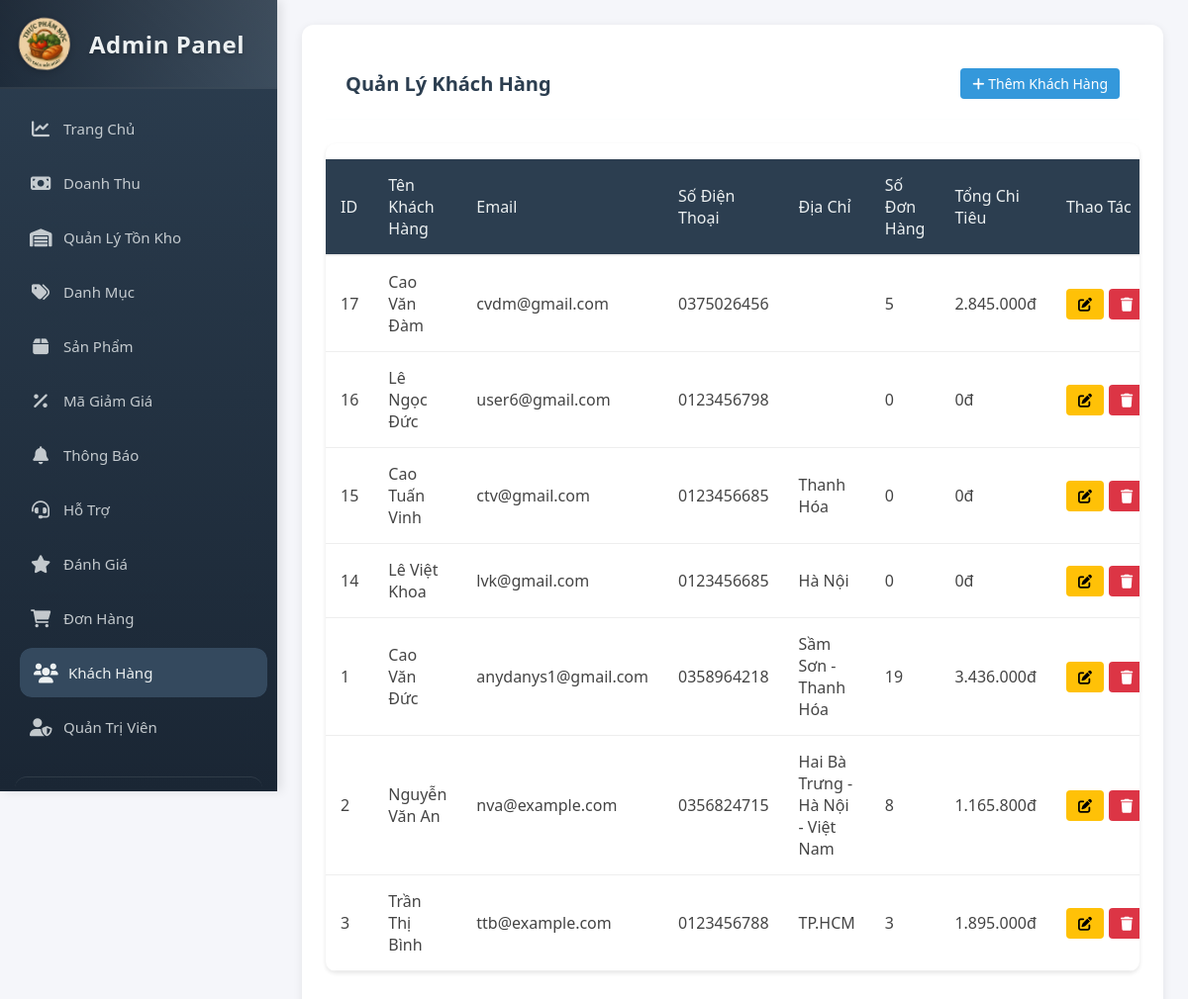
The page /admin/customers.php (signed in) on the database its author committed.
### tables this page shows
CREATE TABLE `customers` (
  `customer_id` int(11) NOT NULL AUTO_INCREMENT,
  `username` varchar(50) NOT NULL,
  `password` varchar(255) NOT NULL,
  `name` varchar(255) NOT NULL,
  `email` varchar(255) NOT NULL,
  `phone_number` varchar(20) DEFAULT NULL,
  `address` text DEFAULT NULL,
  `created_at` timestamp NOT NULL DEFAULT current_timestamp(),
  `updated_at` timestamp NOT NULL DEFAULT current_timestamp() ON UPDATE current_timestamp(),
  PRIMARY KEY (`customer_id`),
  UNIQUE KEY `username` (`username`),
  UNIQUE KEY `email` (`email`)
);

### admin/customers.php (the view, shortened to what this page needs)
<?php
$items_per_page = 10;
$current_page = isset($_GET['page']) ? (int)$_GET['page'] : 1;
$offset = ($current_page - 1) * $items_per_page;
$conn = getDBConnection();
$query = "SELECT c.*,
          (SELECT COUNT(*) FROM orders o WHERE o.customer_id = c.customer_id) as order_count,
          (SELECT SUM(total_amount) FROM orders o WHERE o.customer_id = c.customer_id) as total_spent
          FROM customers c
          ORDER BY c.created_at DESC
          LIMIT $offset, $items_per_page";
$customers = $conn->query($query);
?>
<!DOCTYPE html>
<html lang="vi">
<head>
    <link rel="stylesheet" href="assets/css/admin-style.css">
    <link rel="stylesheet" href="https://cdnjs.cloudflare.com/ajax/libs/font-awesome/6.0.0/css/all.min.css">
</head>
<body>
    <div class="admin-container">
        <?php include 'sidebar.php'; ?>
        <main class="main-content">
            <div class="card">
                <div class="card-header">
                    <h2 class="card-title">Quản Lý Khách Hàng</h2>
                    <button class="btn btn-primary" onclick="showAddForm()">
                        <i class="fas fa-plus"></i> Thêm Khách Hàng
                    </button>
                </div>
                <div class="table-container">
                    <table>
                        <thead>
                            <tr>
                                <th>ID</th>
                                <th>Tên Khách Hàng</th>
                                <th>Email</th>
                                <th>Số Điện Thoại</th>
                                <th>Địa Chỉ</th>
                                <th>Số Đơn Hàng</th>
                                <th>Tổng Chi Tiêu</th>
                                <th>Thao Tác</th>
                            </tr>
                        </thead>
                        <tbody>
                    <?php while ($customer = $customers->fetch_assoc()): ?>
                                <tr>
                                    <td><?php echo $customer['customer_id']; ?></td>
                                    <td><?php echo $customer['name']; ?></td>
                                    <td><?php echo $customer['email']; ?></td>
                                    <td><?php echo $customer['phone_number']; ?></td>
                                    <td><?php echo $customer['address']; ?></td>
                                    <td><?php echo $customer['order_count']; ?></td>
                                    <td><?php echo number_format($customer['total_spent'] ?? 0, 0, ',', '.') . 'đ'; ?></td>
                                    <td>
                                        <div class="btn-group">
                                            <button class="btn btn-warning" onclick="showEditForm(<?php echo htmlspecialchars(json_encode($customer)); ?>)">
                                        <i class="fas fa-edit"></i>
                                    </button>
                                            <button class="btn btn-danger" onclick="confirmDelete(<?php echo $customer['customer_id']; ?>)">
                                        <i class="fas fa-trash"></i>
                                    </button>
                                </div>
                                    </td>
                                </tr>
                            <?php endwhile; ?>
                        </tbody>
                    </table>
                </div>
            </div>
        </main>
    </div>
</body>
</html>

### admin/assets/css/admin-style.css (style rules this page uses)
:root { --primary-color: #2c3e50; --secondary-color: #34495e; --accent-color: #3498db; --success-color: #2ecc71; --danger-color: #e74c3c; --warning-color: #f1c40f; --text-color: #2c3e50; --light-bg: #f5f6fa; --white: #ffffff; --shadow: 0 2px 4px rgba(0,0,0,0.1); }
* { margin: 0; padding: 0; box-sizing: border-box; font-family: 'Segoe UI', Tahoma, Geneva, Verdana, sans-serif; }
body { background-color: var(--light-bg); color: var(--text-color); }
.admin-container { display: flex; min-height: 100vh; }
.main-content { flex: 1; padding: 2rem; margin-left: 250px; }
.card { background: var(--white); border-radius: 10px; padding: 1.5rem; margin-bottom: 1.5rem; box-shadow: var(--shadow); }
.card-header { display: flex; justify-content: space-between; align-items: center; margin-bottom: 1.5rem; }
.card-title { font-size: 1.25rem; color: var(--primary-color); }
.table-container { overflow-x: auto; }
table { width: 100%; border-collapse: collapse; margin: 1rem 0; }
th, td { padding: 1rem; text-align: left; border-bottom: 1px solid #ddd; }
th { background-color: var(--primary-color); color: var(--white); }
.btn { padding: 0.75rem 1.5rem; border: none; border-radius: 5px; cursor: pointer; font-size: 1rem; transition: all 0.3s ease; }
.btn-primary { background-color: var(--accent-color); color: var(--white); }
.btn-danger { background-color: var(--danger-color); color: var(--white); }
.btn-warning { background-color: var(--warning-color); color: var(--text-color); }

### admin/assets/css/admin-sidebar.css (style rules this page uses)
:root { --primary-color: #2c3e50; --primary-light: #3c526d; --primary-dark: #1a2634; --secondary-color: #34495e; --accent-color: #3498db; --hover-color: #2980b9; --text-light: #ecf0f1; --text-dark: #2c3e50; --border-color: rgba(236, 240, 241, 0.1); --bg-light: #f5f6fa; --bg-dark: #2c3e50; --danger-color: #e74c3c; --success-color: #2ecc71; --menu-item-height: 50px; --transition-speed: 0.3s; --sidebar-width: 280px; }
* { margin: 0; padding: 0; box-sizing: border-box; }
body { font-family: 'Segoe UI', Tahoma, Geneva, Verdana, sans-serif; background-color: var(--bg-light); min-height: 100vh; display: flex; }
.main-content { margin-left: var(--sidebar-width); padding: 25px; min-height: 100vh; width: calc(100% - var(--sidebar-width)); background-color: var(--bg-light); transition: margin-left var(--transition-speed); }
.card { background: white; border-radius: 12px; box-shadow: 0 2px 10px rgba(0, 0, 0, 0.08); margin-bottom: 25px; overflow: hidden; }
.card-header { padding: 20px; border-bottom: 1px solid var(--border-color); background: white; }
table { width: 100%; border-collapse: collapse; margin-bottom: 0; }
th, td { padding: 15px; text-align: left; border-bottom: 1px solid var(--border-color); }
th { background: var(--primary-color); color: var(--text-light); font-weight: 500; }

### admin/customers.php (style rules this page uses)
.admin-container { display: flex; min-height: 100vh; width: 100%; }
.main-content { flex: 1; width: calc(100% - var(--sidebar-width)); margin-left: var(--sidebar-width); padding: 20px; background-color: var(--bg-light); }
.table-container { background: white; border-radius: 10px; box-shadow: 0 2px 4px rgba(0,0,0,0.1); overflow: hidden; margin: 20px 0; }
.table-container table { width: 100%; border-collapse: collapse; }
.table-container th { padding: 15px; text-align: left; border-bottom: 2px solid #eee; }
.table-container td { padding: 15px; border-bottom: 1px solid #eee; color: #444; }
.btn-group { display: flex; gap: 5px; }
.btn { padding: 6px 12px; border-radius: 4px; font-size: 14px; cursor: pointer; transition: all 0.3s ease; }
.btn-warning { background-color: #ffc107; color: #000; }
.btn-danger { background-color: #dc3545; color: white; }

### rows shown on the page
customers: customer_id "17", name "Cao Văn Đàm", email "cvdm@gmail.com", phone_number "0375026456", order_count "5", total_spent "2.845.000"
customers: customer_id "16", name "Lê Ngọc Đức", email "user6@gmail.com", phone_number "0123456798", order_count "0", total_spent "0"
customers: customer_id "15", name "Cao Tuấn Vinh", email "ctv@gmail.com", phone_number "0123456685", address "Thanh Hóa", order_count "0", total_spent "0"
customers: customer_id "14", name "Lê Việt Khoa", email "lvk@gmail.com", phone_number "0123456685", address "Hà Nội", order_count "0", total_spent "0"
customers: customer_id "1", name "Cao Văn Đức", email "anydanys1@gmail.com", phone_number "0358964218", address "Sầm Sơn - Thanh Hóa", order_count "19", total_spent "3.436.000"
customers: customer_id "2", name "Nguyễn Văn An", email "nva@example.com", phone_number "0356824715", address "Hai Bà Trưng - Hà Nội - Việt Nam", order_count "8", total_spent "1.165.800"
customers: customer_id "3", name "Trần Thị Bình", email "ttb@example.com", phone_number "0123456788", address "TP.HCM", order_count "3", total_spent "1.895.000"
